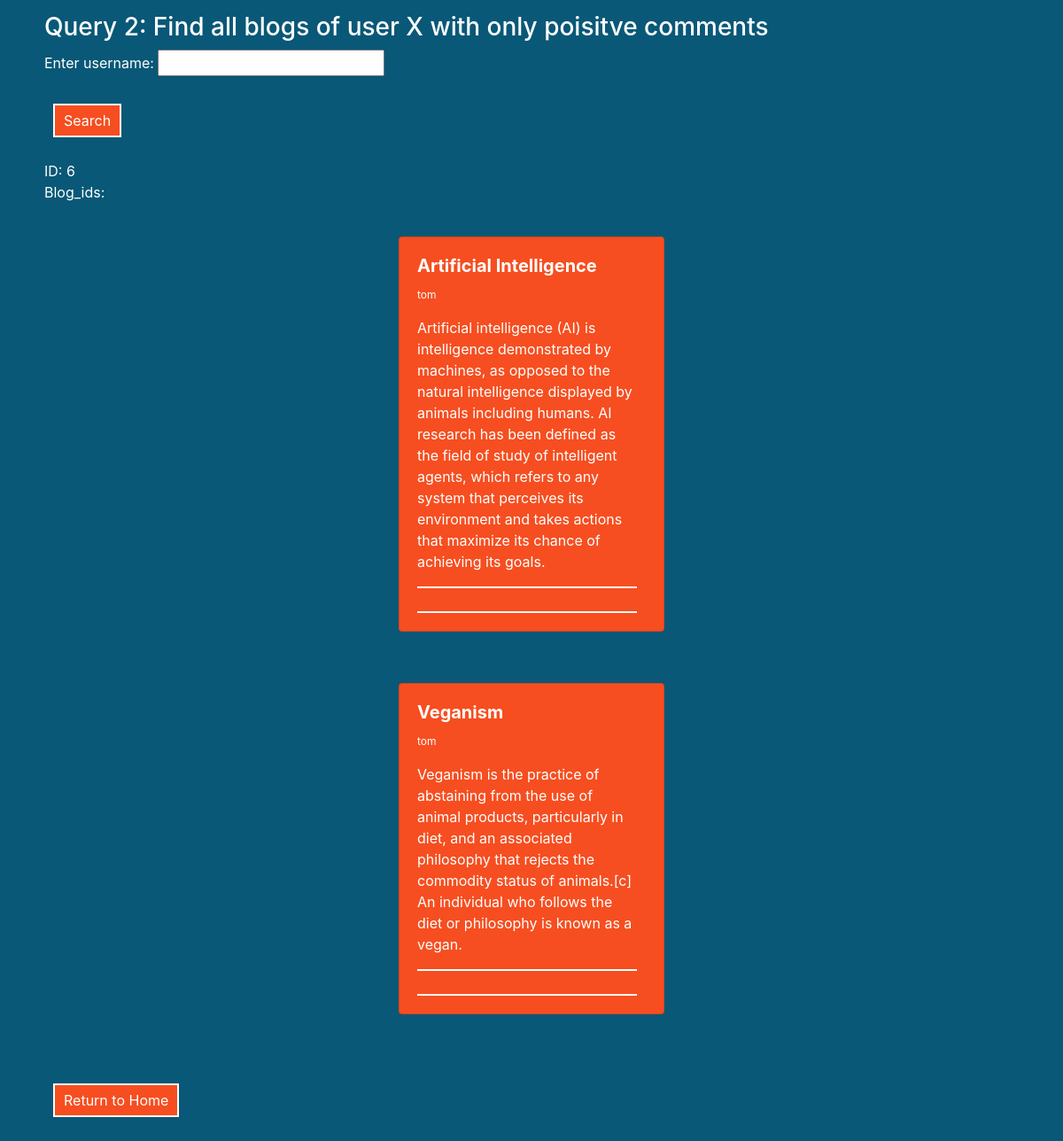
/queries/Query2.php?user00=tom, run on the app's committed database.
### tables this page shows
CREATE TABLE users (
    `user_id` INT NOT NULL AUTO_INCREMENT PRIMARY KEY,
    `username` varchar(20) NOT NULL,
    `password` varchar(20) NOT NULL,
    `firstName` varchar(50) DEFAULT NULL,
    `lastName` varchar(50) DEFAULT NULL,
    `email` varchar(100) UNIQUE
);

CREATE TABLE blog (
    `blog_id` INT NOT NULL AUTO_INCREMENT PRIMARY KEY,
    `user_id` INT DEFAULT NULL,
    CONSTRAINT `user_id_fk_1` FOREIGN KEY (`user_id`) REFERENCES `users` (`user_id`) ON DELETE SET NULL,
    `date` varchar(20) NOT NULL,
    `subject` varchar(50) NOT NULL,
    `description` varchar(1000) NOT NULL
);

### queries/Query2.php (the view, shortened to what this page needs)
<html>
    <head>
        <link rel="stylesheet" href="https://stackpath.bootstrapcdn.com/bootstrap/4.5.2/css/bootstrap.min.css">
    </head>
    <body>
        <div class="container">
            <br>
            <h3 style="color: white;">Query 2: Find all blogs of user X with only poisitve comments</h3>
            <form method="POST">
                <p>
                    <label>Enter username: </label>
                    <input type="text" name="user00"/>
                </p>
                <p>
                    <button name="new_search">Search</button>
                </p>
            </form>
            <?php
                include('../Config.php');
                $inputName = $_REQUEST["user00"];
                $sqlStmt = "SELECT user_id FROM users WHERE username='$inputName'";
                $sqlStmtQuery = mysqli_query($db, $sqlStmt);
                $sqlStmtQueryResult = $sqlStmtQuery->fetch_array()[0] ?? '';
                $getBlog = "SELECT blog_id FROM blog WHERE user_id = $sqlStmtQueryResult";
                $getBlogQuery = mysqli_query($db, $getBlog);
                echo 'ID: ' . $sqlStmtQueryResult . '<br>';
                echo 'Blog_ids: ';
                foreach($getBlogQuery as $g){
                    $blogID = $g['blog_id'];
                    $mood = 1;
                    if($mood != 0) {
                        $sqlStmt2 = "SELECT * FROM blog WHERE blog_id = '$blogID'";
                        $sqlStmtQuery2 = mysqli_query($db, $sqlStmt2);
                        foreach($sqlStmtQuery2 as $g2) {
                            echo '<div class=row>';
                            echo '<div class="col-4 d-flex justify-content-center align-items-center container">';
                            echo '<div class="card text-white mt-5">';
                            echo '<div class="card-body" style="width: 18rem;">';
                            echo '<h5 class="card-title"><strong>' . $g2['subject'] . '</strong></h5>';
                            echo '<p class="card-text" style="font-size: 12px;">' . $inputName . '</p>';
                            echo '<p class="card-text">' . $g2['description'] . '</p>';
                            echo '<div class="tags">';
                            echo '</div>';
                            echo '<div class="comments">';
                            echo '</div>';
                            echo '</div>';
                            echo '</div>';
                            echo '</div>';
                            echo '</div>';
                        }
                    }
                }
            ?>
            <br>
            <br>
            <a href="../welcome.php">
                <button>Return to Home</button>
            </a>
        </div>
    </body>
</html>

### queries/Query2.php (style rules this page uses)
:root { --blue: #095877; --orange: #f64e20; }
body { margin: 0; background-color: var(--blue); color: white; text-align: left; }
.container { min-width: fit-content; padding: 20px; margin-top: -30px; }
.card { min-width: 300px; background-color: var(--orange); }
.comments { border-top: 2px solid white; }
.tags { border-top: 2px solid white; text-align: center; padding-top: 10px; }
button { background-color: var(--orange); margin: 10px; padding: 5px 10px; border: 2px solid white; color: white; }

### data on the page
users: user_id "6"
blog: subject "Artificial Intelligence", description "Artificial intelligence (AI) is intelligence demonstrated by machines, as opposed to the natural intelligence displayed by animals including humans. AI research has been defined as the field of study of intelligent agents, which refers to any system that perceives its environment and takes actions that maximize its chance of achieving its goals."
blog: subject "Veganism", description "Veganism is the practice of abstaining from the use of animal products, particularly in diet, and an associated philosophy that rejects the commodity status of animals.[c] An individual who follows the diet or philosophy is known as a vegan."
